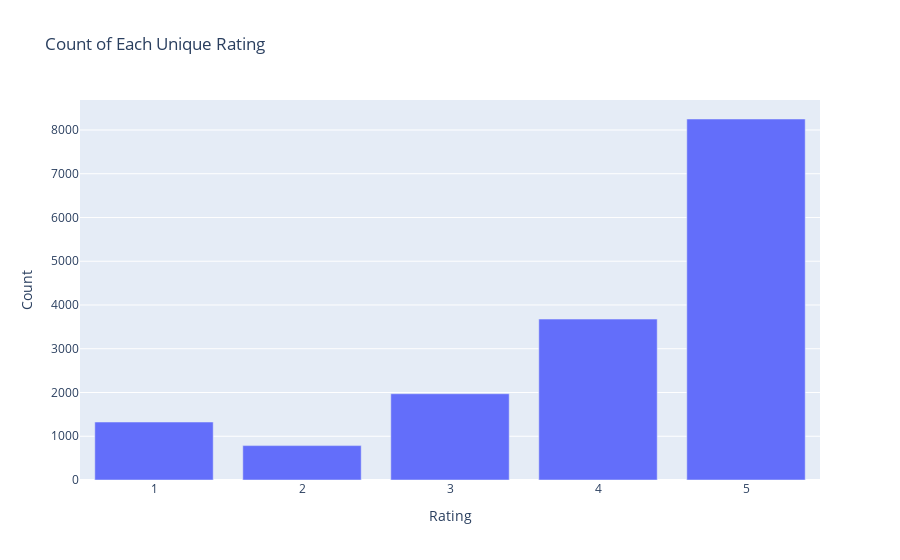

This figure's notebook cell:
### Markdown cell above
After removing the non-Spanish reviews, we can see that the class with the least amount of samples is the 2-star rating. We cannot take a lot of samples from it, because we already have very few. We will split the dataset by taking 70 samples from each class for both the validation and test sets. The remaining samples will be used for training.

### Code cell
display_ratings(reviews_df)

### Figure 1 — Plotly figure (JSON) as saved in the notebook; plotly's stock layout.template omitted (floating-point values rounded to 4 significant figures)
{"data": [{"alignmentgroup": "True", "hovertemplate": "Rating=%{x}<br>Count=%{y}<extra></extra>", "legendgroup": "", "marker": {"color": "#636efa", "pattern": {"shape": ""}}, "name": "", "offsetgroup": "", "orientation": "v", "showlegend": false, "textposition": "auto", "type": "bar", "x": [5, 4, 3, 1, 2], "xaxis": "x", "y": [8251, 3678, 1971, 1325, 786], "yaxis": "y"}], "layout": {"barmode": "relative", "legend": {"tracegroupgap": 0}, "title": {"text": "Count of Each Unique Rating"}, "xaxis": {"anchor": "y", "domain": [0, 1], "title": {"text": "Rating"}}, "yaxis": {"anchor": "x", "domain": [0, 1], "title": {"text": "Count"}}}}
